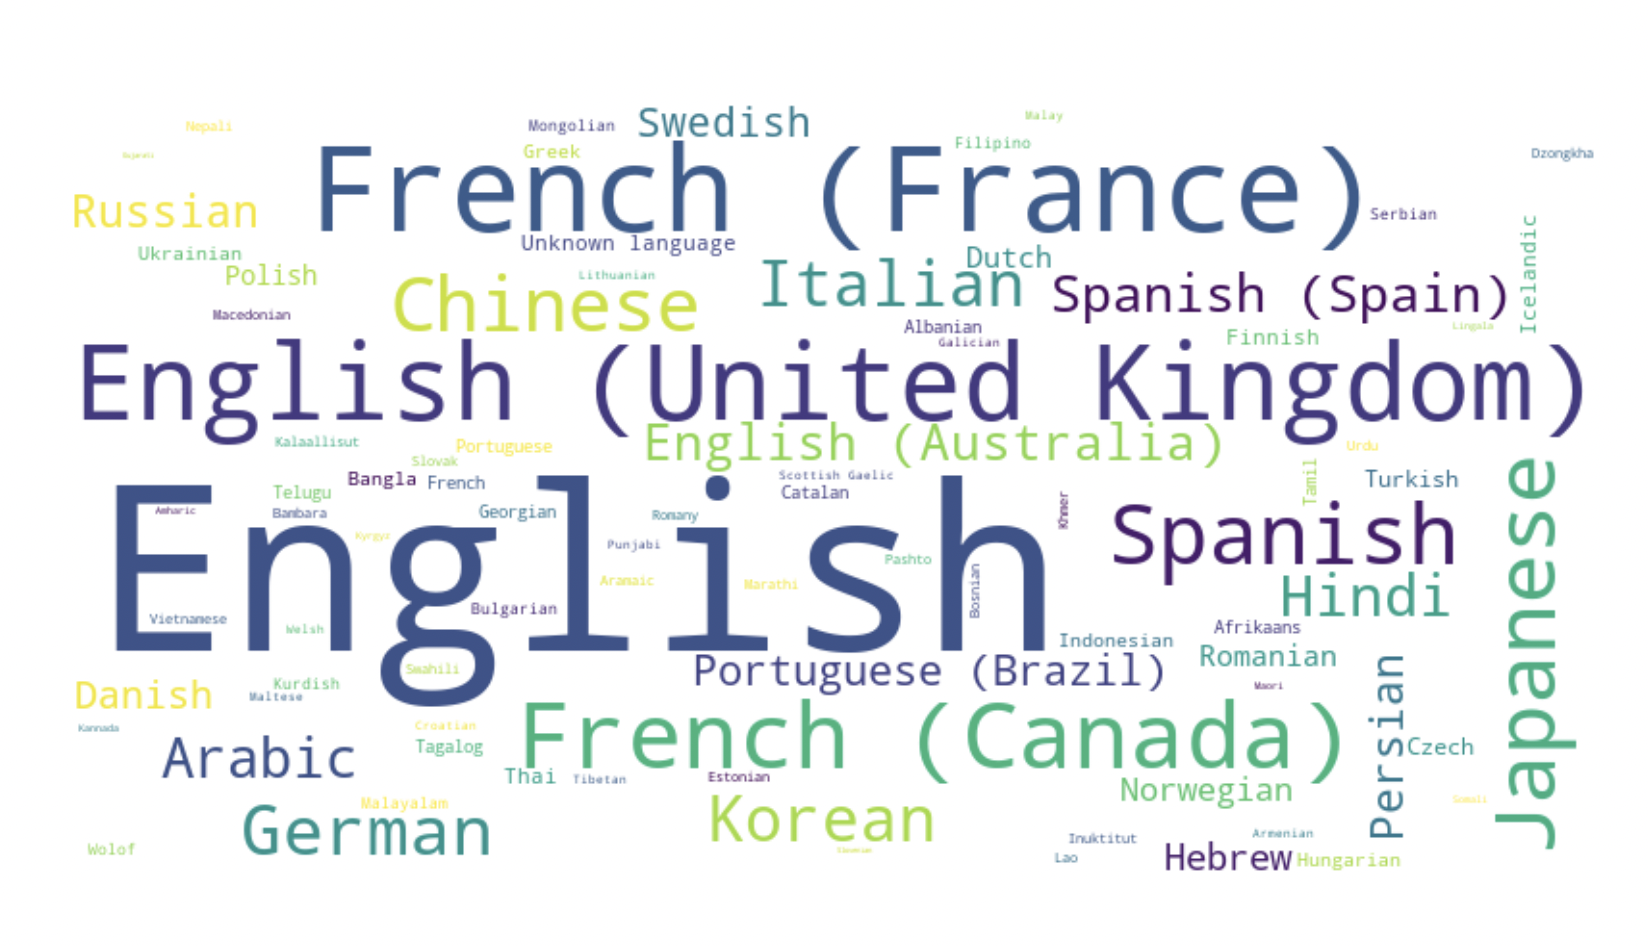

Write Python code to recreate this figure.
#Load the libraries
import numpy as np
import pandas as pd
from wordcloud import WordCloud
import matplotlib.pyplot as plt

data = pd.read_csv('/Users/kk/Desktop/py/test_data_with_predictions.csv')

positive_comments = data[data['predictedSentiment'] == 'Positive']

positive_counts = positive_comments.groupby('originalLanguage').size().reset_index(name='positiveCount')

# 将原始语言和其积极评论数转换为词典
language_positive_count = dict(zip(positive_counts['originalLanguage'], positive_counts['positiveCount']))

# 创建词云图
wordcloud = WordCloud(width=800, height=400, background_color='white').generate_from_frequencies(language_positive_count)

# 显示词云图
plt.figure(figsize=(10, 5))
plt.imshow(wordcloud, interpolation='bilinear')
plt.axis('off')
plt.show()
